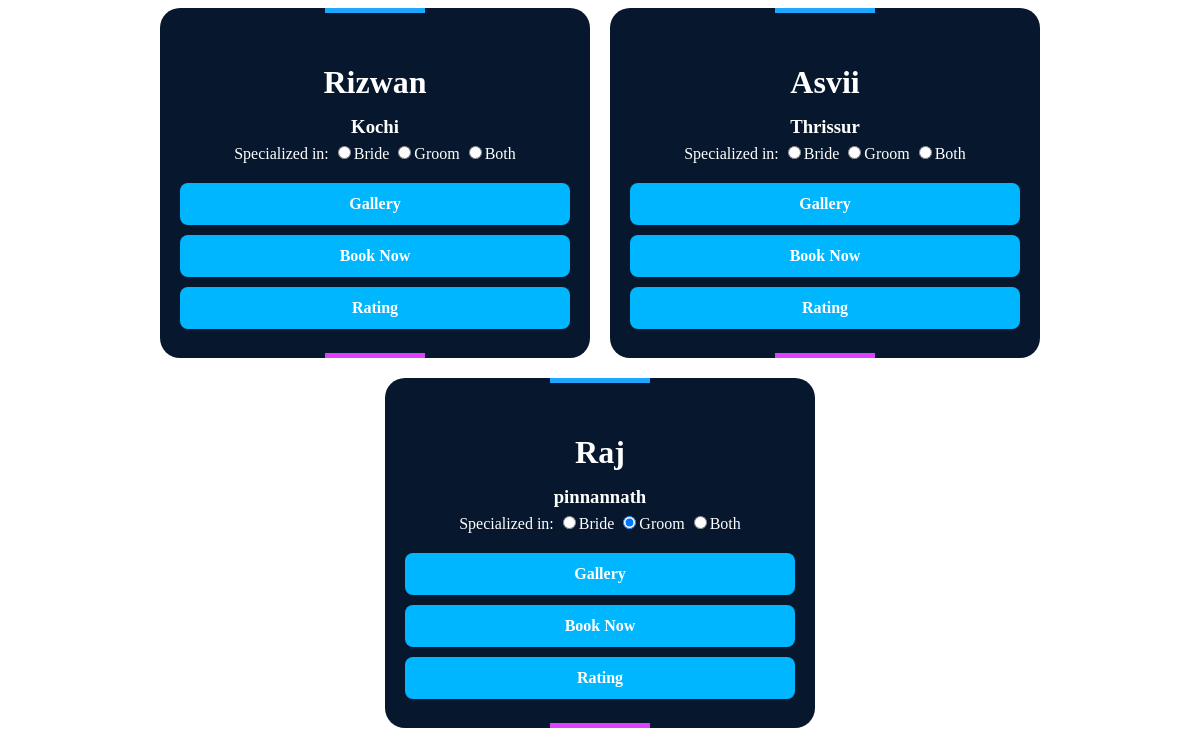
Before: /user/UserMakeup with the older database file.
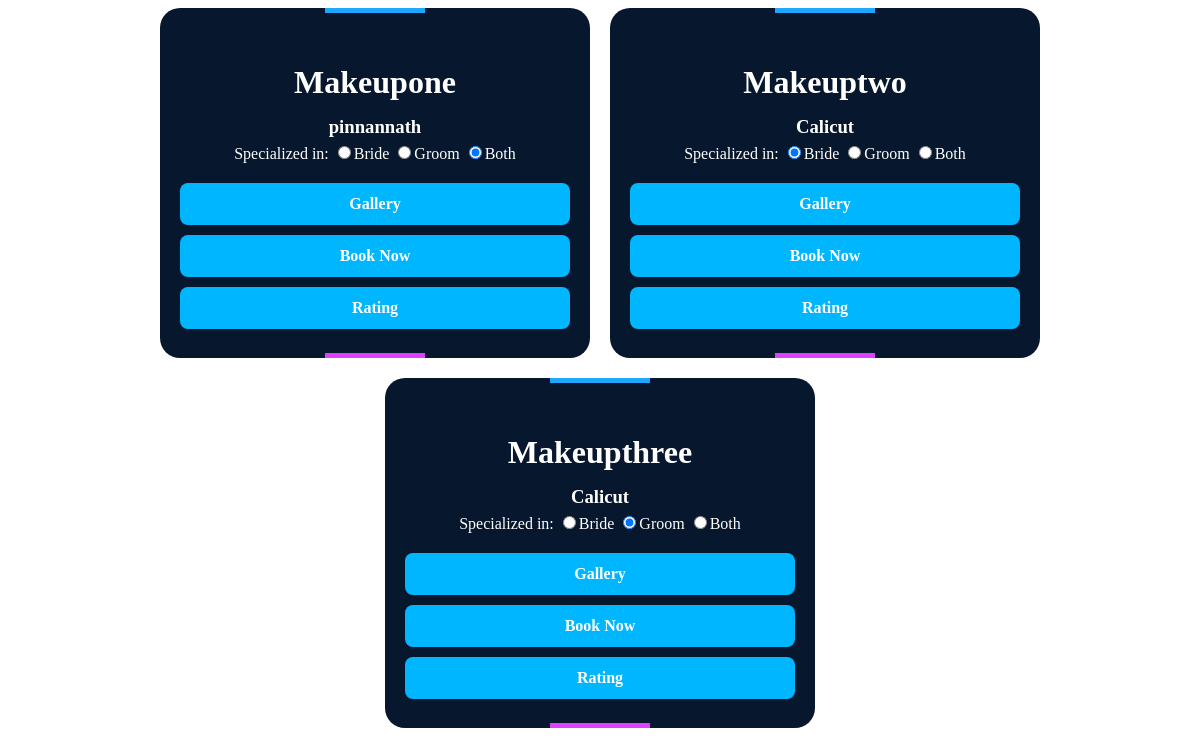
After: the same page with the newer database file.
### MakeupArtist/models.py (models this page shows)
class MakeupArtistProfile(models.Model):
    LOGINID=models.ForeignKey(LoginTable,on_delete=models.CASCADE,blank=True,null=True)
    MakeupArtist=models.CharField(max_length=30,blank=True,null=True)
    Address=models.CharField(max_length=100,blank=True,null=True)
    Phone=models.BigIntegerField(blank=True,null=True)
    Details=models.CharField(max_length=100,blank=True,null=True)
    Specialised=models.CharField(max_length=300,blank=True,null=True)
    is_active = models.BooleanField(default=True)
    created_at = models.DateTimeField(auto_now_add=True, null=True, blank=True)
    updated_at = models.DateTimeField(auto_now_add=True, null=True, blank=True)

### User_Profile/views.py (the view)
# urls.py: path('UserMakeup',UserMakeup.as_view(),name='UserMakeup'),
class UserMakeup(View):
    def get(self, request):
        obj = MakeupArtistProfile.objects.all()
        login_id = [artist.LOGINID for artist in obj]
        ratings = Rating_Review_Table.objects.filter(SERVICEPROVIDERLID__in=login_id)
        rating_map = {}
        for rating in ratings:
            if rating.SERVICEPROVIDERLID not in rating_map:
                rating_map[rating.SERVICEPROVIDERLID] = []
            rating_map[rating.SERVICEPROVIDERLID].append(rating.Rating)
        makeup_profiles_with_ratings = []
        for artist in obj:
            artist_data = {
                'artist': artist,
                'ratings': rating_map.get(artist.LOGINID, [])
            }
            makeup_profiles_with_ratings.append(artist_data)
        return render(request, "Usermakeup.html", {'artists': makeup_profiles_with_ratings})

### Admin/models.py (called while the page is built)
    def __str__(self):
          return f"{self.id}"

### templates/Usermakeup.html (shortened to what this page needs)
<!DOCTYPE html>
<html lang="en">
<head>
    <link rel="stylesheet" href="https://cdnjs.cloudflare.com/ajax/libs/font-awesome/6.6.0/css/all.min.css">
</head>
<body>
    <div class="card-container">
        {% for artist_data in artists %}
        <div class="card">
            <h2>{{ artist_data.artist.MakeupArtist }}</h2>
            <h3>{{ artist_data.artist.Address }}</h3>
            <div class="divone">
                <label>Specialized in:</label>
                <input type="radio" value="Bride" {% if artist_data.artist.Specialised == "bride" %}checked{% endif %}>Bride
                <input type="radio" value="Groom" {% if artist_data.artist.Specialised == "groom" %}checked{% endif %}>Groom
                <input type="radio" value="Both" {% if artist_data.artist.Specialised == "both" %}checked{% endif %}>Both
            </div>
            <div class="card-links">
            <a href="ViewMakeupGallery/{{ artist_data.artist.LOGINID }}">Gallery</a>
            <a href="Makeupuserbooking/{{ artist_data.artist.LOGINID }}">Book Now</a>
            <a href="Viewmakeuprating/{{ artist_data.artist.LOGINID }}">Rating</a>
        </div>
        </div>
        {% endfor %}
    </div>
</body>
</html>

Changed rows visible on the page:
removed MakeupArtistProfile: artist.MakeupArtist "Rizwan", artist.Address "Kochi"
removed MakeupArtistProfile: artist.MakeupArtist "Asvii", artist.Address "Thrissur"
removed MakeupArtistProfile: artist.MakeupArtist "Raj", artist.Address "pinnannath", Specialised "☑"
added MakeupArtistProfile: artist.MakeupArtist "Makeupone", artist.Address "pinnannath", Specialised "☑"
added MakeupArtistProfile: artist.MakeupArtist "Makeuptwo", artist.Address "Calicut", Specialised "☑"
added MakeupArtistProfile: artist.MakeupArtist "Makeupthree", artist.Address "Calicut", Specialised "☑"
